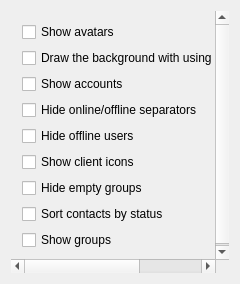
<ui version="4.0" >
 <class>ContactListSettingsClass</class>
 <widget class="QWidget" name="ContactListSettingsClass" >
  <property name="geometry" >
   <rect>
    <x>0</x>
    <y>0</y>
    <width>240</width>
    <height>284</height>
   </rect>
  </property>
  <property name="sizePolicy" >
   <sizepolicy vsizetype="Preferred" hsizetype="Maximum" >
    <horstretch>0</horstretch>
    <verstretch>0</verstretch>
   </sizepolicy>
  </property>
  <property name="windowTitle" >
   <string>ContactListSettings</string>
  </property>
  <layout class="QVBoxLayout" name="verticalLayout" >
   <item>
    <widget class="QScrollArea" name="scrollArea" >
     <property name="focusPolicy" >
      <enum>Qt::NoFocus</enum>
     </property>
     <property name="frameShape" >
      <enum>QFrame::NoFrame</enum>
     </property>
     <property name="frameShadow" >
      <enum>QFrame::Plain</enum>
     </property>
     <property name="widgetResizable" >
      <bool>true</bool>
     </property>
     <widget class="QWidget" name="scrollAreaWidgetContents" >
      <property name="geometry" >
       <rect>
        <x>0</x>
        <y>-24</y>
        <width>353</width>
        <height>283</height>
       </rect>
      </property>
      <property name="sizePolicy" >
       <sizepolicy vsizetype="Fixed" hsizetype="Maximum" >
        <horstretch>0</horstretch>
        <verstretch>0</verstretch>
       </sizepolicy>
      </property>
      <layout class="QFormLayout" name="formLayout" >
       <property name="rowWrapPolicy" >
        <enum>QFormLayout::WrapAllRows</enum>
       </property>
       <item row="0" column="0" >
        <widget class="QCheckBox" name="avatarIconCheckBox" >
         <property name="text" >
          <string>Show avatars</string>
         </property>
        </widget>
       </item>
       <item row="1" column="0" >
        <widget class="QCheckBox" name="alternatingCheckBox" >
         <property name="sizePolicy" >
          <sizepolicy vsizetype="Fixed" hsizetype="Minimum" >
           <horstretch>0</horstretch>
           <verstretch>0</verstretch>
          </sizepolicy>
         </property>
         <property name="text" >
          <string>Draw the background with using alternating colors</string>
         </property>
        </widget>
       </item>
       <item row="2" column="0" >
        <widget class="QCheckBox" name="showAccountsBox" >
         <property name="text" >
          <string>Show accounts</string>
         </property>
        </widget>
       </item>
       <item row="3" column="0" >
        <widget class="QCheckBox" name="separatorBox" >
         <property name="text" >
          <string>Hide online/offline separators</string>
         </property>
        </widget>
       </item>
       <item row="4" column="0" >
        <widget class="QCheckBox" name="offlineBox" >
         <property name="text" >
          <string>Hide offline users</string>
         </property>
        </widget>
       </item>
       <item row="5" column="0" >
        <widget class="QCheckBox" name="clientIconCheckBox" >
         <property name="text" >
          <string>Show client icons</string>
         </property>
        </widget>
       </item>
       <item row="7" column="0" >
        <widget class="QCheckBox" name="sortstatusCheckBox" >
         <property name="text" >
          <string>Sort contacts by status</string>
         </property>
        </widget>
       </item>
       <item row="8" column="0" >
        <widget class="QCheckBox" name="showGroupsBox" >
         <property name="text" >
          <string>Show groups</string>
         </property>
        </widget>
       </item>
       <item row="5" column="1" >
        <widget class="QCheckBox" name="hideEmptyBox" >
         <property name="text" >
          <string>Hide empty groups</string>
         </property>
        </widget>
       </item>
      </layout>
     </widget>
    </widget>
   </item>
  </layout>
 </widget>
 <layoutdefault spacing="6" margin="11" />
 <tabstops>
  <tabstop>avatarIconCheckBox</tabstop>
  <tabstop>alternatingCheckBox</tabstop>
  <tabstop>showAccountsBox</tabstop>
  <tabstop>separatorBox</tabstop>
  <tabstop>offlineBox</tabstop>
  <tabstop>clientIconCheckBox</tabstop>
  <tabstop>sortstatusCheckBox</tabstop>
  <tabstop>showGroupsBox</tabstop>
  <tabstop>scrollArea</tabstop>
 </tabstops>
 <includes/>
 <resources>
  <include location="../../qutim.qrc" />
 </resources>
 <connections/>
</ui>
